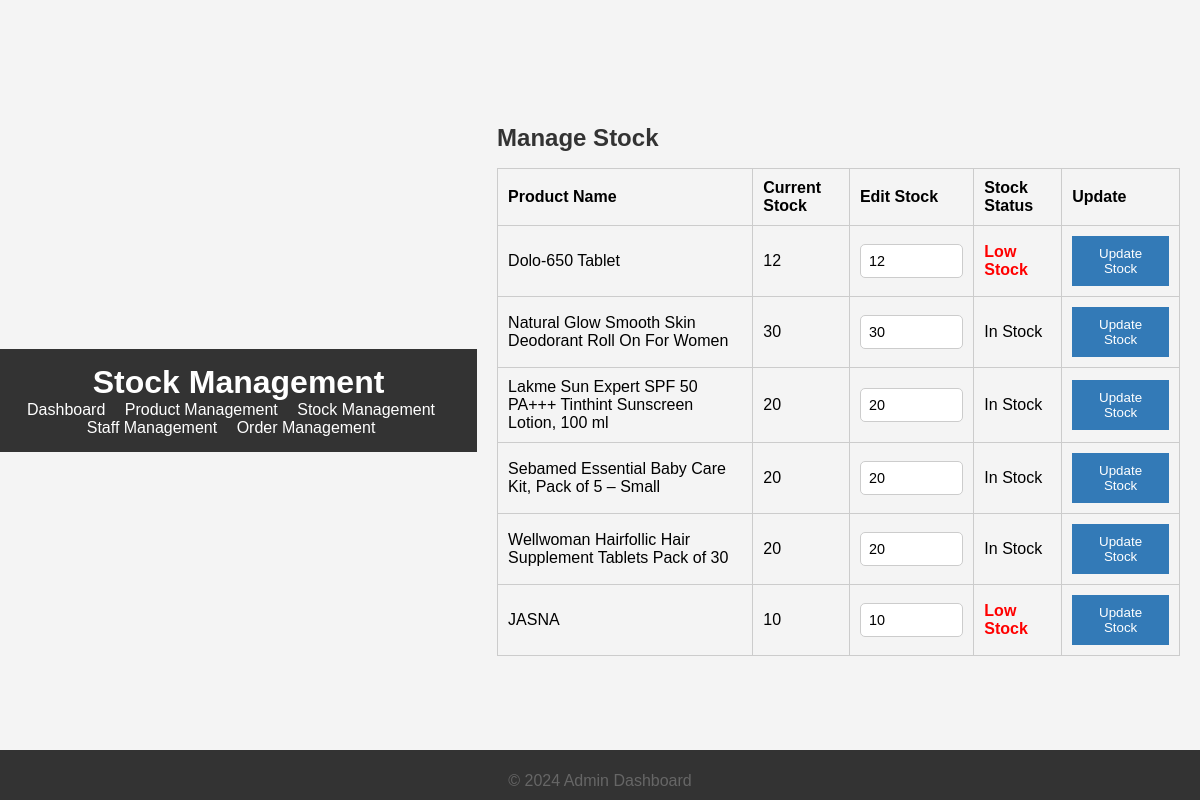
Page /Dashboard/stock.php on the earlier database version.
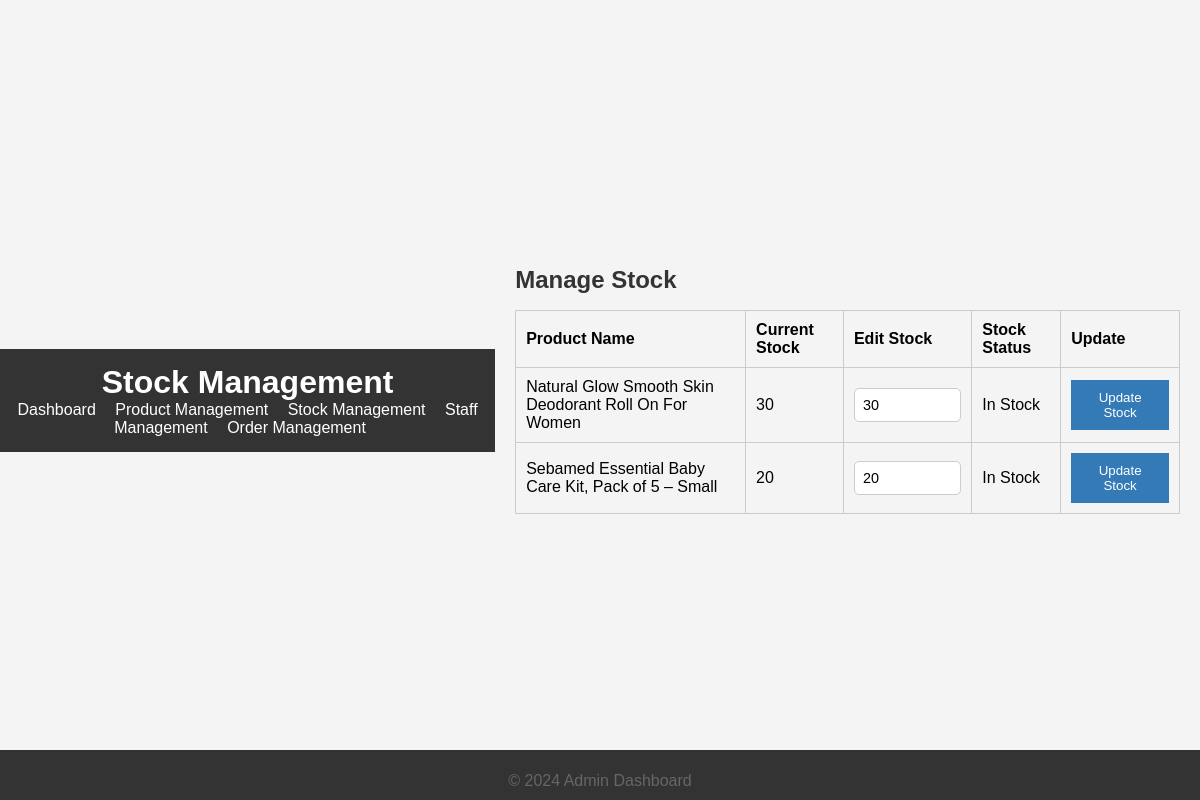
Same page on the later database version.
### tables this page shows
CREATE TABLE `products` (
  `id` int(11) NOT NULL,
  `name` varchar(255) NOT NULL,
  `price` decimal(10,2) NOT NULL,
  `stock` int(11) NOT NULL,
  `image` varchar(255) NOT NULL,
  `discounted_price` int(100) NOT NULL,
  `category` varchar(100) NOT NULL
);

### Dashboard/stock.php (the view, shortened to what this page needs)
<?php
$host = 'localhost';
$dbname = 'medico_shop';
$username = 'root';
$password = 'root';
try {
    $pdo = new PDO("mysql:host=$host;dbname=$dbname", $username, $password);
    $pdo->setAttribute(PDO::ATTR_ERRMODE, PDO::ERRMODE_EXCEPTION);
} catch (PDOException $e) {
    die("Database connection failed: " . $e->getMessage());
}
$query = "SELECT * FROM products";
$stmt = $pdo->prepare($query);
$stmt->execute();
$products = $stmt->fetchAll(PDO::FETCH_ASSOC);
?>
<!DOCTYPE html>
<html lang="en">
<head>
    <link rel="stylesheet" href="style.css">
</head>
<body>
    <header>
        <h1>Stock Management</h1>
        <nav>
            <ul>
                <li><a href="index.php">Dashboard</a></li>
                <li><a href="products.php">Product Management</a></li>
                <li><a href="stock.php">Stock Management</a></li>
                <li><a href="staff.php">Staff Management</a></li>
                <li><a href="order.html">Order Management</a></li>
            </ul>
        </nav>
    </header>
    <section id="stock" class="panel">
        <h2>Manage Stock</h2>
        <table>
            <thead>
                <tr>
                    <th>Product Name</th>
                    <th>Current Stock</th>
                    <th>Edit Stock</th>
                    <th>Stock Status</th>
                    <th>Update</th>
                </tr>
            </thead>
            <tbody>
                <?php foreach ($products as $product): ?>
                <tr>
                    <td><?= htmlspecialchars($product['name']) ?></td>
                    <td><?= htmlspecialchars($product['stock']) ?></td>
                    <td>
                        <form method="POST" action="stock.php">
                            <input type="number" name="new_stock" min="0" value="<?= htmlspecialchars($product['stock']) ?>" required>
                    </td>
                    <td>
                        <?php if ($product['stock'] == 0): ?>
                            <span class="out-of-stock">Out of Stock</span>
                        <?php elseif ($product['stock'] < 20): ?>
                            <span class="low-stock">Low Stock</span>
                        <?php else: ?>
                            <span>In Stock</span>
                        <?php endif; ?>
                    </td>
                    <td><button class="update" type="submit">Update Stock</button></form></td>
                </tr>
                <?php endforeach; ?>
            </tbody>
        </table>
    </section>
    <footer>
        <p>&copy; 2024 Admin Dashboard</p>
    </footer>
</body>
</html>

### Login/style.css (style rules this page uses)
* { margin: 0; padding: 0; box-sizing: border-box; font-family: Arial, sans-serif; }
body { background-color: #f4f4f9; display: flex; justify-content: center; align-items: center; height: 100vh; }
h2 { margin-bottom: 1rem; color: #333; }
form { display: flex; flex-direction: column; }
input[type="text"], input[type="email"], input[type="number"], input[type="password"], select { width: 100%; padding: 8px; font-size: 0.9rem; border: 1px solid #ccc; border-radius: 5px; transition: border-color 0.3s ease; }
p { margin-top: 0.75rem; color: #666; }
a { color: #007bff; text-decoration: none; }

### Dashboard/stock.php (style rules this page uses)
body { font-family: Arial, sans-serif; margin: 0; padding: 0; background-color: #f4f4f4; }
header { background-color: #333; color: white; padding: 15px; text-align: center; }
nav ul { list-style: none; padding: 0; margin: 0; }
nav ul li { display: inline; margin-right: 15px; }
nav ul li a { color: white; text-decoration: none; }
section { padding: 20px; }
table { width: 100%; border-collapse: collapse; margin-bottom: 20px; }
table, th, td { border: 1px solid #ccc; }
th, td { padding: 10px; text-align: left; }
button { background-color: #5cb85c; color: white; border: none; padding: 10px 20px; cursor: pointer; }
button.update { background-color: #337ab7; }
footer { background-color: #333; color: white; text-align: center; padding: 10px 0; position: fixed; width: 100%; bottom: 0; }
.low-stock, .out-of-stock { font-weight: bold; }
.low-stock { color: red; }

Differences in the rows shown:
removed products: name "Dolo-650 Tablet", stock "12", new_stock "12", shows "Low Stock"
removed products: name "Lakme Sun Expert SPF 50 PA+++ Tinthint Sunscreen Lotion, 100 ml", stock "20", new_stock "20", shows "In Stock"
removed products: name "Wellwoman Hairfollic Hair Supplement Tablets Pack of 30", stock "20", new_stock "20", shows "In Stock"
removed products: name "JASNA", stock "10", new_stock "10", shows "Low Stock"
